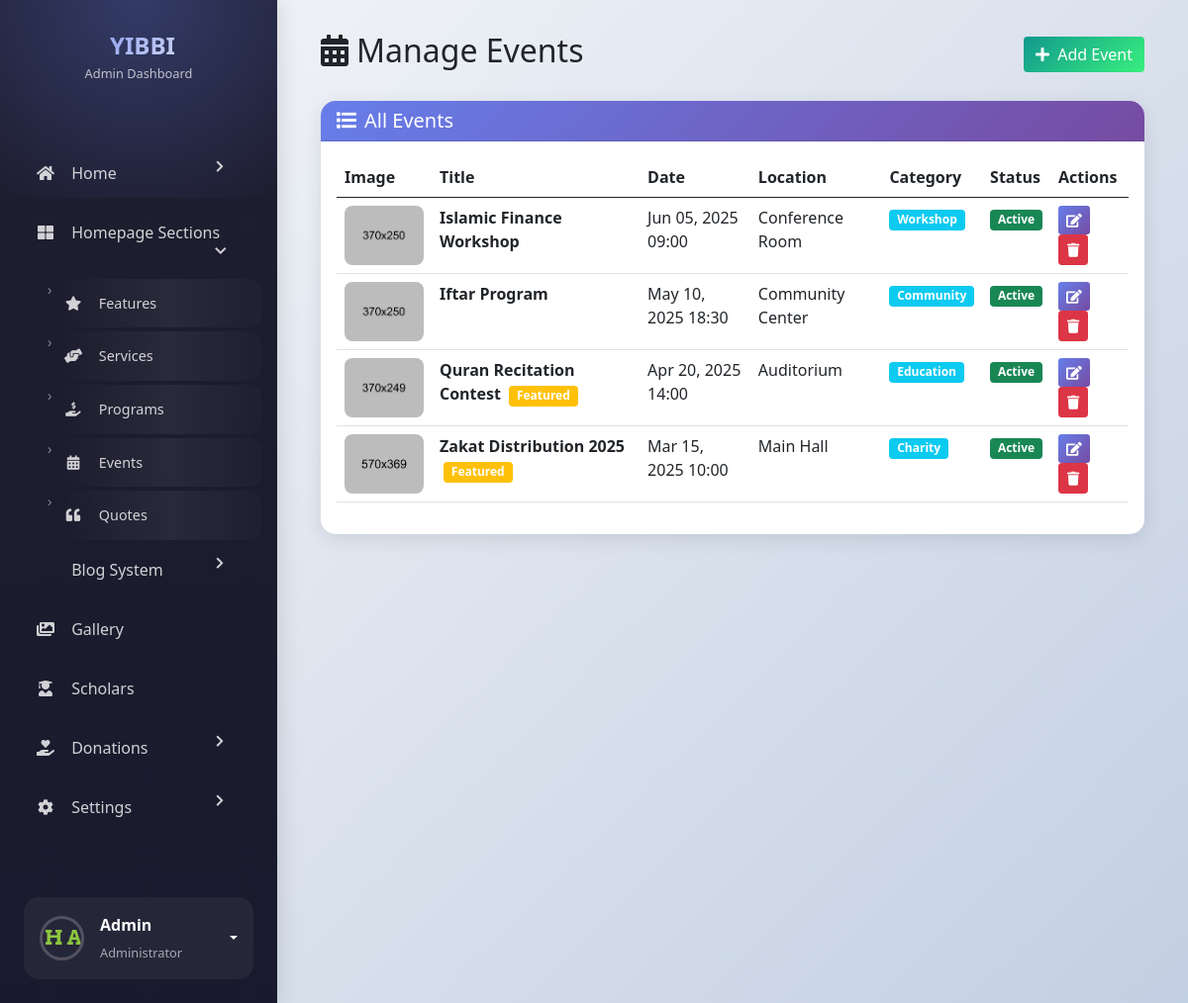
/admin/manage_events.php (signed in), run on the app's committed database.
### tables this page shows
CREATE TABLE `events` (
  `id` int(11) NOT NULL AUTO_INCREMENT,
  `title` varchar(255) NOT NULL,
  `description` text NOT NULL,
  `image` varchar(255) NOT NULL,
  `event_date` datetime NOT NULL,
  `location` varchar(255) DEFAULT NULL,
  `organizer` varchar(255) DEFAULT NULL,
  `category` varchar(100) DEFAULT NULL,
  `is_featured` tinyint(1) DEFAULT 0,
  `is_active` tinyint(1) DEFAULT 1,
  `created_at` timestamp NOT NULL DEFAULT current_timestamp(),
  PRIMARY KEY (`id`)
);

### admin/manage_events.php (the view, shortened to what this page needs)
<?php
require_once 'auth_check.php';
$events = $conn->query("SELECT * FROM events ORDER BY event_date DESC");
?>
<!DOCTYPE html>
<html lang="en">
<head>
    <link rel="stylesheet" href="../assets/css/bootstrap.min.css">
    <link rel="stylesheet" href="../assets/css/all.min.css">
    <link rel="stylesheet" href="https://cdnjs.cloudflare.com/ajax/libs/cropperjs/1.5.13/cropper.min.css">
</head>
<body>
    <div class="d-flex">
        <?php include 'includes/sidebar.php'; ?>
        <div class="main-content flex-grow-1">
            <div class="container-fluid">
                <div class="d-flex justify-content-between align-items-center mb-4">
                    <h2><i class="fas fa-calendar-alt me-2"></i>Manage Events</h2>
                    <button class="btn btn-success" data-bs-toggle="modal" data-bs-target="#eventModal" onclick="resetForm()">
                        <i class="fas fa-plus me-1"></i> Add Event
                    </button>
                </div>
                <div class="card">
                    <div class="card-header"><h5 class="mb-0"><i class="fas fa-list me-2"></i>All Events</h5></div>
                    <div class="card-body">
                        <div class="table-responsive">
                            <table class="table table-hover">
                                <thead>
                                    <tr>
                                        <th>Image</th>
                                        <th>Title</th>
                                        <th>Date</th>
                                        <th>Location</th>
                                        <th>Category</th>
                                        <th>Status</th>
                                        <th>Actions</th>
                                    </tr>
                                </thead>
                                <tbody>
                                    <?php while ($event = $events->fetch_assoc()): ?>
                                    <tr>
                                        <td><img src="../<?php echo htmlspecialchars($event['image']); ?>" alt=""></td>
                                        <td>
                                            <strong><?php echo htmlspecialchars($event['title']); ?></strong>
                                            <?php if ($event['is_featured']): ?><span class="badge bg-warning ms-1">Featured</span><?php endif; ?>
                                        </td>
                                        <td><?php echo date('M d, Y H:i', strtotime($event['event_date'])); ?></td>
                                        <td><?php echo htmlspecialchars($event['location']); ?></td>
                                        <td><span class="badge bg-info"><?php echo htmlspecialchars($event['category']); ?></span></td>
                                        <td>
                                            <?php echo $event['is_active'] ? '<span class="badge bg-success">Active</span>' : '<span class="badge bg-secondary">Inactive</span>'; ?>
                                        </td>
                                        <td>
                                            <button class="btn btn-sm btn-primary" onclick='editEvent(<?php echo json_encode($event); ?>)'>
                                                <i class="fas fa-edit"></i>
                                            </button>
                                            <a href="?delete=<?php echo $event['id']; ?>" class="btn btn-sm btn-danger" onclick="return confirm('Delete?')">
                                                <i class="fas fa-trash"></i>
                                            </a>
                                        </td>
                                    </tr>
                                    <?php endwhile; ?>
                                </tbody>
                            </table>
                        </div>
                    </div>
                </div>
            </div>
        </div>
    </div>
</body>
</html>

### admin/manage_events.php (style rules this page uses)
:root { --sidebar-bg: linear-gradient(180deg, #1e1e2f 0%, #1a1a2e 100%); }
body { font-family: 'Segoe UI', sans-serif; background: linear-gradient(135deg, #f5f7fa 0%, #c3cfe2 100%); min-height: 100vh; }
.main-content { padding: 2rem; }
.card { border: none; border-radius: 15px; box-shadow: 0 5px 20px rgba(0,0,0,0.1); }
.card-header { background: linear-gradient(135deg, #667eea 0%, #764ba2 100%); color: white; border-radius: 15px 15px 0 0 !important; }
.btn-primary { background: linear-gradient(135deg, #667eea 0%, #764ba2 100%); border: none; }
.btn-success { background: linear-gradient(135deg, #11998e 0%, #38ef7d 100%); border: none; }
.table img { width: 80px; height: 60px; object-fit: cover; border-radius: 8px; }

### data on the page
events: image (picture), title "Islamic Finance Workshop", event_date "Jun 05, 2025 09:00", location "Conference Room", category "Workshop", is_active "Active"
events: image (picture), title "Iftar Program", event_date "May 10, 2025 18:30", location "Community Center", category "Community", is_active "Active"
events: image (picture), title "Quran Recitation Contest", is_featured "Featured", event_date "Apr 20, 2025 14:00", location "Auditorium", category "Education", is_active "Active"
events: image (picture), title "Zakat Distribution 2025", is_featured "Featured", event_date "Mar 15, 2025 10:00", location "Main Hall", category "Charity", is_active "Active"
